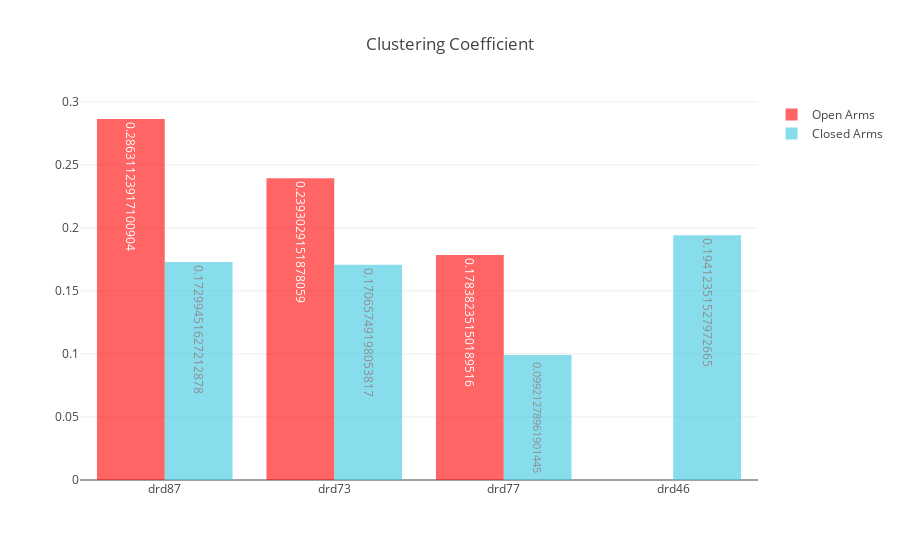

The notebook cell this image was saved under:
### Markdown cell above
### *If the nearest neighbors of a node are also directly connected to each other they form a cluster. The clustering coefficient quantifies the number of connections that exist between the nearest neighbors of a node as a proportion of the maximum number of possible connections. Random networks have lowe average clustering whereas complex networks have high clustering (associated with high local efficiency of information transfer and robustness).* (Bullmore and Sporns)

### As shown below, the clustering coefficient for all the networks was greater when the mice were in the open arms of the EPM.

### Code cell
labels, open_arms_measures, closed_arms_measures = get_measures_for_plot()
plot_network_measures(open_arms_measures, closed_arms_measures, *labels, title="Clustering Coefficient")

### Figure 1 — Plotly figure (JSON) as saved in the notebook; plotly's stock layout.template omitted (floating-point values rounded to 4 significant figures)
{"data": [{"marker": {"color": "rgb(255, 0, 0)"}, "name": "Open Arms", "opacity": 0.6, "text": [0.2863, 0.2393, 0.1784, 0], "textposition": "auto", "type": "bar", "uid": "ac54a2", "x": ["drd87", "drd73", "drd77", "drd46"], "y": [0.2863, 0.2393, 0.1784, 0]}, {"marker": {"color": "rgb(58,200,225)"}, "name": "Closed Arms", "opacity": 0.6, "text": [0.173, 0.1707, 0.09921, 0.1941], "textposition": "auto", "type": "bar", "uid": "0271b8", "x": ["drd87", "drd73", "drd77", "drd46"], "y": [0.173, 0.1707, 0.09921, 0.1941]}], "layout": {"autosize": true, "title": "Clustering Coefficient", "xaxis": {"autorange": true, "range": [-0.5, 3.5], "type": "category"}, "yaxis": {"autorange": true, "range": [0, 0.3014], "type": "linear"}}}
